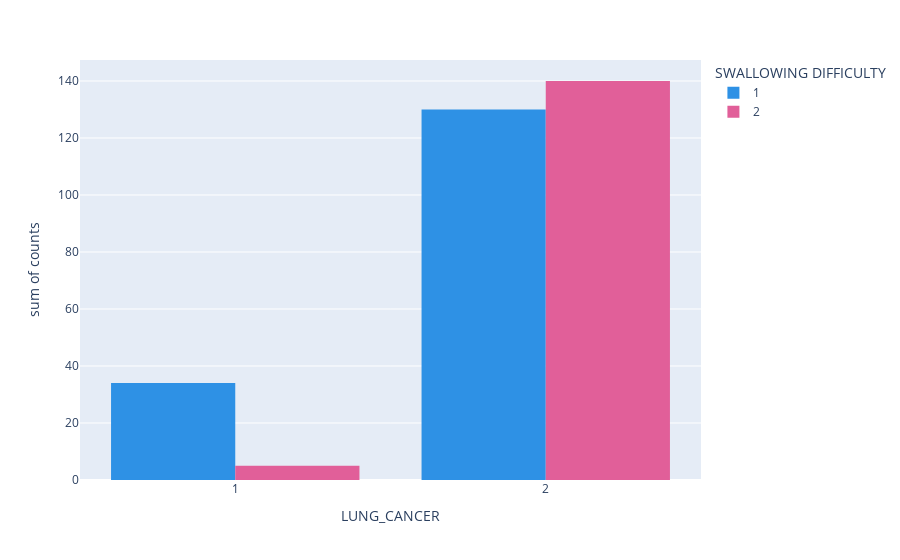

Notebook source saved alongside this figure:
### Code cell
px.histogram(data_frame=dsd, x="LUNG_CANCER", y="counts", color="SWALLOWING DIFFICULTY", barmode='group',
             color_discrete_sequence=px.colors.qualitative.Dark24)

### Figure 1 — Plotly figure (JSON) as saved in the notebook; plotly's stock layout.template omitted (floating-point values rounded to 4 significant figures)
{"data": [{"alignmentgroup": "True", "bingroup": "x", "histfunc": "sum", "hovertemplate": "SWALLOWING DIFFICULTY=1<br>LUNG_CANCER=%{x}<br>sum of counts=%{y}<extra></extra>", "legendgroup": "1", "marker": {"color": "#2E91E5", "pattern": {"shape": ""}}, "name": "1", "offsetgroup": "1", "orientation": "v", "showlegend": true, "type": "histogram", "x": [1, 2], "xaxis": "x", "y": [34, 130], "yaxis": "y"}, {"alignmentgroup": "True", "bingroup": "x", "histfunc": "sum", "hovertemplate": "SWALLOWING DIFFICULTY=2<br>LUNG_CANCER=%{x}<br>sum of counts=%{y}<extra></extra>", "legendgroup": "2", "marker": {"color": "#E15F99", "pattern": {"shape": ""}}, "name": "2", "offsetgroup": "2", "orientation": "v", "showlegend": true, "type": "histogram", "x": [1, 2], "xaxis": "x", "y": [5, 140], "yaxis": "y"}], "layout": {"barmode": "group", "legend": {"title": {"text": "SWALLOWING DIFFICULTY"}, "tracegroupgap": 0}, "margin": {"t": 60}, "xaxis": {"anchor": "y", "domain": [0, 1], "title": {"text": "LUNG_CANCER"}}, "yaxis": {"anchor": "x", "domain": [0, 1], "title": {"text": "sum of counts"}}}}
